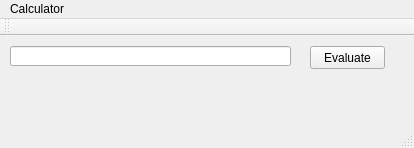
<?xml version="1.0" encoding="UTF-8"?>
<ui version="4.0">
 <class>MainWindow</class>
 <widget class="QMainWindow" name="MainWindow">
  <property name="geometry">
   <rect>
    <x>0</x>
    <y>0</y>
    <width>414</width>
    <height>148</height>
   </rect>
  </property>
  <property name="windowTitle">
   <string>MainWindow</string>
  </property>
  <widget class="QWidget" name="centralWidget">
   <widget class="QLineEdit" name="editExpression">
    <property name="geometry">
     <rect>
      <x>10</x>
      <y>10</y>
      <width>281</width>
      <height>20</height>
     </rect>
    </property>
   </widget>
   <widget class="QPushButton" name="cmdEvaluate">
    <property name="geometry">
     <rect>
      <x>310</x>
      <y>10</y>
      <width>75</width>
      <height>23</height>
     </rect>
    </property>
    <property name="text">
     <string>Evaluate</string>
    </property>
   </widget>
   <widget class="QLabel" name="txtResult">
    <property name="geometry">
     <rect>
      <x>10</x>
      <y>50</y>
      <width>161</width>
      <height>21</height>
     </rect>
    </property>
    <property name="text">
     <string/>
    </property>
   </widget>
  </widget>
  <widget class="QMenuBar" name="menuBar">
   <property name="geometry">
    <rect>
     <x>0</x>
     <y>0</y>
     <width>414</width>
     <height>21</height>
    </rect>
   </property>
   <widget class="QMenu" name="menuCalculator">
    <property name="title">
     <string>Calculator</string>
    </property>
    <addaction name="actionEvaluate"/>
   </widget>
   <addaction name="menuCalculator"/>
  </widget>
  <widget class="QToolBar" name="mainToolBar">
   <attribute name="toolBarArea">
    <enum>TopToolBarArea</enum>
   </attribute>
   <attribute name="toolBarBreak">
    <bool>false</bool>
   </attribute>
  </widget>
  <widget class="QStatusBar" name="statusBar"/>
  <action name="actionEvaluate">
   <property name="text">
    <string>Evaluate</string>
   </property>
  </action>
 </widget>
 <layoutdefault spacing="6" margin="11"/>
 <resources/>
 <connections/>
</ui>
